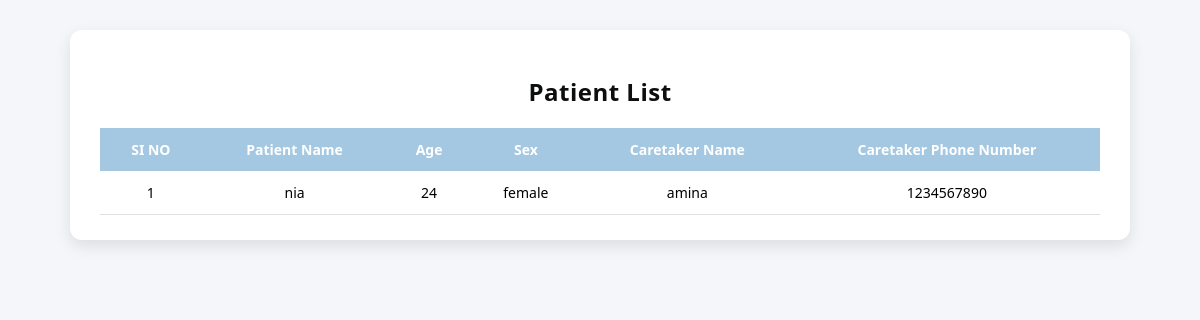
The app's page /ViewPatient, older data.
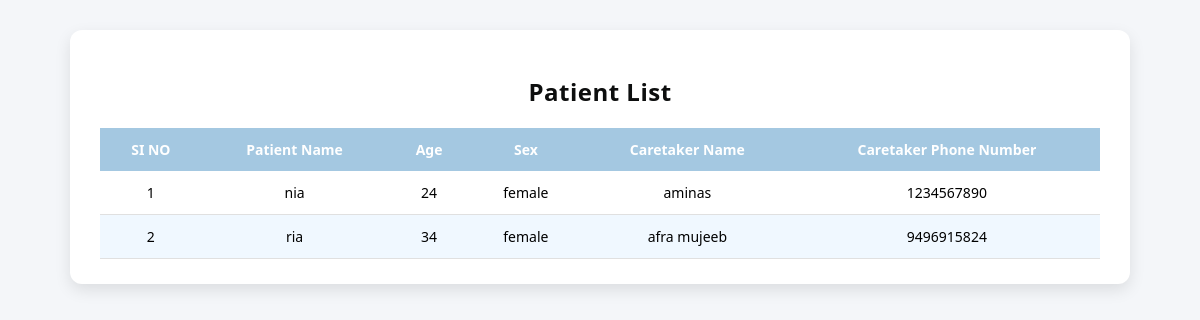
The same page, newer data.
### RenalGuideApp/models.py (models this page shows)
class PatientTable(models.Model):
    name=models.CharField(max_length=30,null=True,blank=True)
    age=models.IntegerField(null=True,blank=True)
    sex=models.CharField(max_length=30,null=True,blank=True)
    bloodgroup=models.CharField(max_length=30,null=True,blank=True)
    diagnosis=models.CharField(max_length=30,null=True,blank=True)
    CARETAKERID=models.ForeignKey(CaretakerTable,on_delete=models.CASCADE, null=True,blank=True)

class CaretakerTable(models.Model):
    name=models.CharField(max_length=30,null=True,blank=True)
    age=models.IntegerField(null=True,blank=True)
    phonenumber=models.BigIntegerField(null=True,blank=True)
    sex=models.CharField(max_length=30,null=True,blank=True)
    email=models.CharField(null=True,blank=True)
    status = models.CharField(max_length=100, null=True, blank=True)
    LOGINID=models.ForeignKey(LoginTable,on_delete=models.CASCADE, null=True,blank=True)

### RenalGuideApp/views.py (the view)
# urls.py: path('ViewPatient', ViewPatient.as_view(), name="ViewPatient"),
class ViewPatient(View):
    def get(self, request):
        c=PatientTable.objects.all()
        return render(request, 'administration/ViewPatient.html',{'patient':c})

### templates/administration/ViewPatient.html (shortened to what this page needs)
<!DOCTYPE html>
<html lang="en">
<head>
</head>
<body>
    <div class="container">
        <h2>Patient List</h2>
        <table>
            <thead>
                <tr>
                    <th>SI NO</th>
                    <th>Patient Name</th>
                    <th>Age</th>
                    <th>Sex</th>
                    <th>Caretaker Name</th>
                    <th>Caretaker Phone Number</th>
                </tr>
            </thead>
            <tbody>
                {% for i in patient %}
                <tr>
                    <td data-label="SI NO">{{ forloop.counter }}</td>
                    <td data-label="Patient Name">{{ i.name }}</td>
                    <td data-label="Age">{{ i.age }}</td>
                    <td data-label="Sex">{{ i.sex }}</td>
                    <td data-label="Caretaker Name">{{ i.CARETAKERID.name }}</td>
                    <td data-label="Caretaker Phone Number">{{ i.CARETAKERID.phonenumber }}</td>
                </tr>
                {% endfor %}
            </tbody>
        </table>
    </div>
</body>
</html>

Row changes from the older to the newer data that the page shows:
changed through a linked row, PatientTable "nia": CARETAKERID.name "amina" → "aminas"
added PatientTable: name "ria", age "34", sex "female", CARETAKERID.name "afra mujeeb", CARETAKERID.phonenumber "9496915824"
